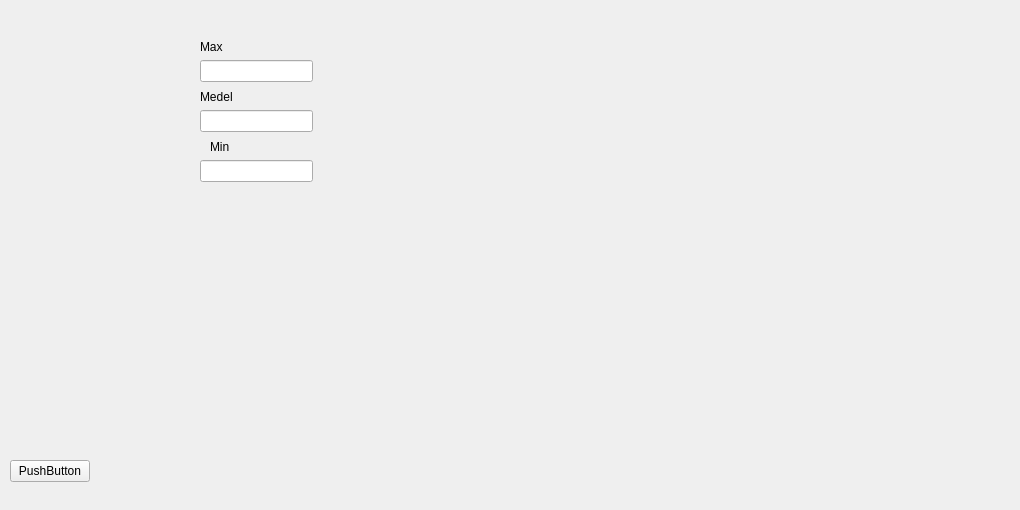
       <widget class="QWidget" name="tab_12">
        <attribute name="title">
         <string>Kort skuld</string>
        </attribute>
        <widget class="QwtPlot" name="qwtPlotCurrAssLiab">
         <property name="geometry">
          <rect>
           <x>330</x>
           <y>10</y>
           <width>681</width>
           <height>491</height>
          </rect>
         </property>
        </widget>
        <widget class="QPushButton" name="pushButtonSaveImg_2">
         <property name="geometry">
          <rect>
           <x>10</x>
           <y>460</y>
           <width>80</width>
           <height>22</height>
          </rect>
         </property>
         <property name="text">
          <string>PushButton</string>
         </property>
        </widget>
        <widget class="QLineEdit" name="lineEditAvgCurrAssLiab">
         <property name="geometry">
          <rect>
           <x>200</x>
           <y>110</y>
           <width>113</width>
           <height>22</height>
          </rect>
         </property>
        </widget>
        <widget class="QLineEdit" name="lineEditMinCurrAssLiab">
         <property name="geometry">
          <rect>
           <x>200</x>
           <y>160</y>
           <width>113</width>
           <height>22</height>
          </rect>
         </property>
        </widget>
        <widget class="QLabel" name="label_63">
         <property name="geometry">
          <rect>
           <x>200</x>
           <y>40</y>
           <width>59</width>
           <height>14</height>
          </rect>
         </property>
         <property name="text">
          <string>Max</string>
         </property>
        </widget>
        <widget class="QLabel" name="label_64">
         <property name="geometry">
          <rect>
           <x>200</x>
           <y>90</y>
           <width>59</width>
           <height>14</height>
          </rect>
         </property>
         <property name="text">
          <string>Medel</string>
         </property>
        </widget>
        <widget class="QLabel" name="label_65">
         <property name="geometry">
          <rect>
           <x>210</x>
           <y>140</y>
           <width>59</width>
           <height>14</height>
          </rect>
         </property>
         <property name="text">
          <string>Min</string>
         </property>
        </widget>
        <widget class="QLineEdit" name="lineEdiMaxtCurrAssLiab">
         <property name="geometry">
          <rect>
           <x>200</x>
           <y>60</y>
           <width>113</width>
           <height>22</height>
          </rect>
         </property>
        </widget>
        <widget class="QLabel" name="labelResCurrAssetLiab">
         <property name="geometry">
          <rect>
           <x>200</x>
           <y>20</y>
           <width>101</width>
           <height>16</height>
          </rect>
         </property>
         <property name="text">
          <string/>
         </property>
        </widget>
       </widget>
